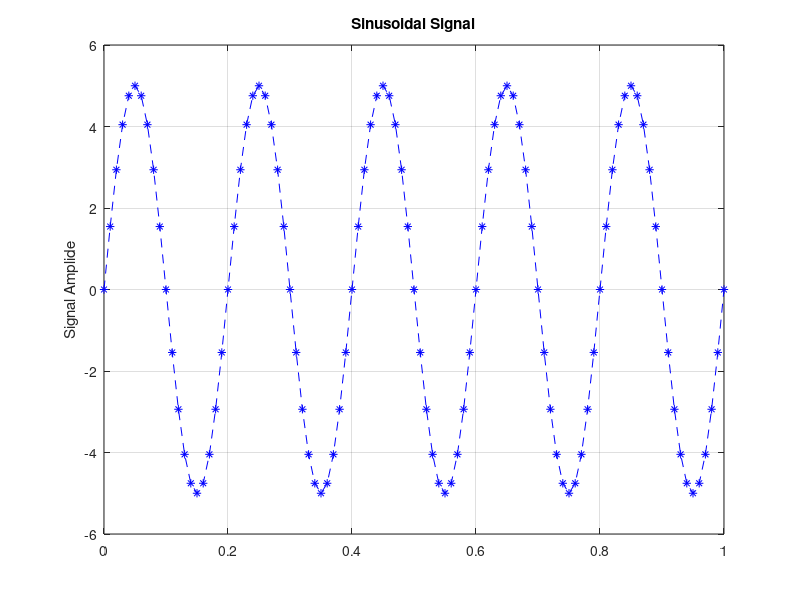

This chart was generated by the following MATLAB code:
clc;clear;close all;
n_sig=[];A=5;phi=0;
sf=100;
t_start=0;t_end=1
t_increment=1/sf;
sin_tp=0.2; f=1/sin_tp;

n_sig(1,:)=t_start:t_increment:t_end;
ind=0
for t=t_start:t_increment:t_end
    ind=ind+1;
    n_sig(2,ind)=A * sin(2*pi*f*t + phi);
end

figure(1)
plot(n_sig(1,:),n_sig(2,:),'b*--');
grid on
('Time(second)');
ylabel('Signal Amplide')
title('Sinusoidal Signal');
